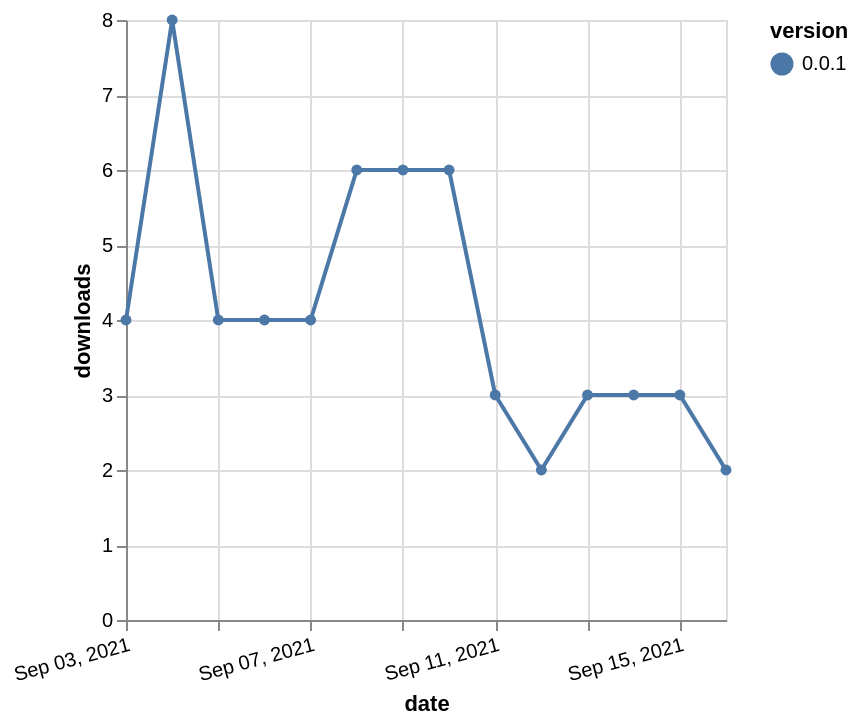

The Vega-Lite source for this figure:
### Vega-Lite specification from a JSON file in a GitHub repository (floating-point values rounded to 4 significant figures)
{"$schema": "https://vega.github.io/schema/vega-lite/v5.json", "description": "A simple bar chart with embedded data.", "data": {"values": [{"date": "2021-09-03", "total": 4558, "delta": 4, "version": "0.0.1"}, {"date": "2021-09-04", "total": 4566, "delta": 8, "version": "0.0.1"}, {"date": "2021-09-05", "total": 4570, "delta": 4, "version": "0.0.1"}, {"date": "2021-09-06", "total": 4574, "delta": 4, "version": "0.0.1"}, {"date": "2021-09-07", "total": 4578, "delta": 4, "version": "0.0.1"}, {"date": "2021-09-08", "total": 4584, "delta": 6, "version": "0.0.1"}, {"date": "2021-09-09", "total": 4590, "delta": 6, "version": "0.0.1"}, {"date": "2021-09-10", "total": 4596, "delta": 6, "version": "0.0.1"}, {"date": "2021-09-11", "total": 4599, "delta": 3, "version": "0.0.1"}, {"date": "2021-09-12", "total": 4601, "delta": 2, "version": "0.0.1"}, {"date": "2021-09-13", "total": 4604, "delta": 3, "version": "0.0.1"}, {"date": "2021-09-14", "total": 4607, "delta": 3, "version": "0.0.1"}, {"date": "2021-09-15", "total": 4610, "delta": 3, "version": "0.0.1"}, {"date": "2021-09-16", "total": 4612, "delta": 2, "version": "0.0.1"}]}, "width": "container", "mark": {"type": "line", "point": {"filled": true}}, "encoding": {"x": {"field": "date", "type": "temporal", "timeUnit": "yearmonthdate", "title": "date", "axis": {"labelAngle": -15}}, "y": {"field": "delta", "type": "quantitative", "title": "downloads"}, "color": {"field": "version", "type": "nominal"}, "tooltip": {"field": "delta"}}}
